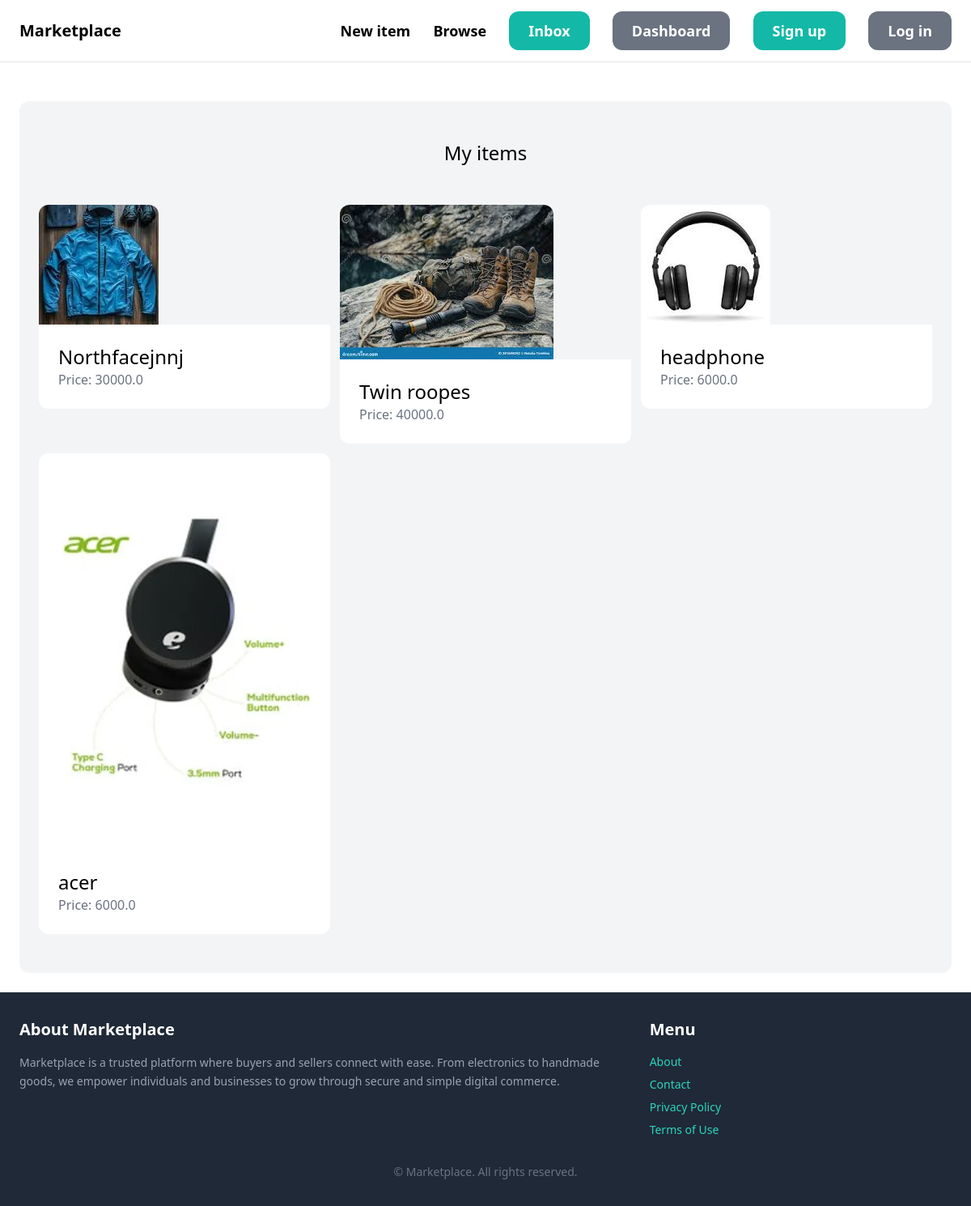
The app's page /dashboard/ (signed in) with its own data.
### item/models.py (models this page shows, shortened)
class Item(models.Model):
    category = models.ForeignKey(Category, related_name='items', on_delete=models.CASCADE)
    name = models.CharField(max_length=255)
    description = models.TextField(blank=True, null=True)
    price = models.FloatField()
    image = models.ImageField(upload_to='item_images', blank=True, null=True)
    is_sold = models.BooleanField(default=False)
    created_by = models.ForeignKey(User, related_name='items', on_delete=models.CASCADE)
    created_at = models.DateTimeField(auto_now_add=True)

### dashboard/views.py (the view)
# urls.py: path('', views.index, name='index'),
@login_required
def index(request):
    items = Item.objects.filter(created_by=request.user)
    return render(request, 'dashboard/index.html', {
        'items': items,
    })

### dashboard/templates/dashboard/index.html (shortened to what this page needs)
{% extends 'home/base.html' %}
{% block content %}
    <div class="mt-6 px-6 py-12 bg-gray-100 rounded-xl">
        <h2 class="mb-12 text-2xl text-center">My items</h2>
        <div class="grid grid-cols-3 gap-3">
            {% for item in items %}
                <div>
                    <a href="{% url 'item:detail' item.id %}">
                        <div>
                            <img src="{{ item.image.url }}" class="rounded-t-xl">
                        </div>
                        <div class="p-6 bg-white rounded-b-xl">
                            <h2 class="text-2xl">{{ item.name }}</h2>
                            <p class="text-gray-500">Price: {{ item.price }}</p>
                        </div>
                    </a>
                </div>
            {% endfor %}
        </div>
    </div>
{% endblock %}

### records on screen
Item: image (picture), name "Northfacejnnj", price "30000.0"
Item: image (picture), name "Twin roopes", price "40000.0"
Item: image (picture), name "headphone", price "6000.0"
Item: image (picture), name "acer", price "6000.0"
